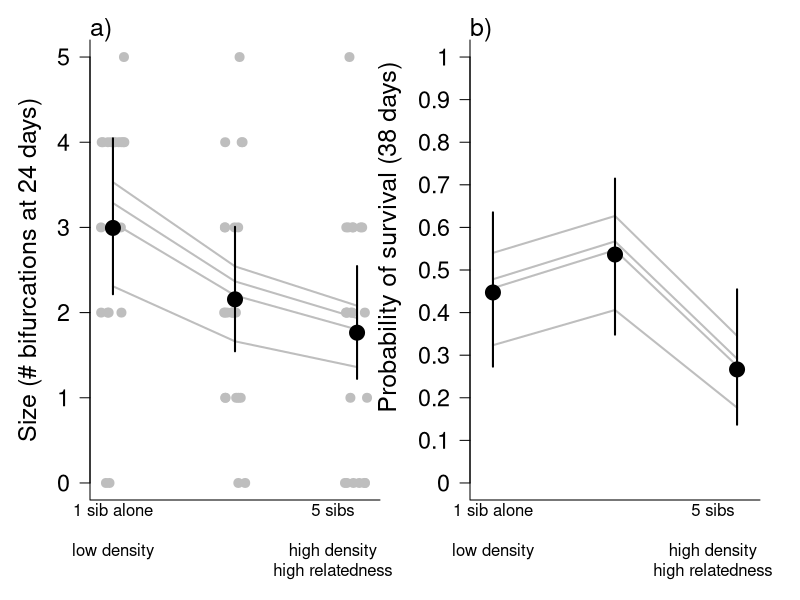

The R script that drew this image:
### This code produces Figure 5 in the manuscript: 
### Burgess SC, Powell J, Bueno M. Dispersal, kin aggregation, and the fitness consequences of not spreading sibling larvae.
# Code finalized Jan 2022
# Any comments or error reporting, please contact Scott Burgess. sburgess@bio.fsu.edu

# R version 4.0.5 (2021-03-31) -- "Shake and Throw"

# Load required libraries
library(lme4) # version 1.1-27.1 


# Import data
# set.wd() # set working directory, or file path, before importing data
dat <- read.csv("Figure 5 data.csv")

# Prepare data
dat$sib.total <- as.factor(dat$sib.total)
dat$sib.group.size <- as.factor(dat$sib.group.size)
dat$total.group.size <- as.factor(dat$total.group.size)
dat$mother.ID <- as.factor(dat$mother.ID)
dat$sheet <- as.factor(dat$sheet)
# head(dat)
# summary(dat)

# get focal individuals only
datF <- dat[dat$Ind=="F",] 
# head(datF)

# How many individuals?
dim(dat[dat$age=="10",])[1] # 280 individuals total
dim(datF[datF$age=="10",])[1] # 120 focal individuals total

# How many groups?
length(unique(dat$sheet)) # 88 groups

# How many mothers?
length(unique(dat$mother.ID)) # 4 families
with(datF[datF$age=="10",],table(mother.ID)) # 30 settlers from each maternal family

# When were data collected
unique(dat$age.d) # 10, 24, 38 days since settlement

# Subset data
# Age 10 days
d10 <- datF[datF$age.d=="10",]
d10$sib.total <- factor(d10$sib.total,levels=c("11","15","55"))
# Age 24 days
d24 <- datF[datF$age.d=="24",]
d24$sib.total <- factor(d24$sib.total,levels=c("11","15","55"))
# Age 38 days
d38 <- datF[datF$age.d=="38",]
d38$sib.total <- factor(d38$sib.total,levels=c("11","15","55"))


## Fit models

## Growth 
# = Size (# bifurcations) at 24 days
m1s <- glmer(bifurcations ~ sib.total + (1|mother.ID), data=d24, family="poisson")
m2s <- glmer(bifurcations ~ 1 + (1|mother.ID), data=d24, family="poisson")
round(exp(fixef(m1s)[1]),2) 
round(exp(confint(m1s)[2,]),2) 
# At 24 days, colonies averaged 2.99 (2.07 - 4.14) bifurcations at low density

exp(fixef(m1s)[3])
exp(confint(m1s)[4,]) # (0.39 - 0.88, 95% CI)
1 - exp(confint(m1s)[4,]) # (12 - 60, 95% CI)
anova(m1s,m2s,test="Chisq") # X2=7.27, df=2, p=0.026)
# The combination of high density and high relatedness reduced the number of bifurcations by 41% (12 – 60, 95% CI) compared to that at low density (Χ^2=7.27, df=2, p=0.026).


## Survival
# 10 days
m1.10 <- glmer(survival ~ sib.total + (1|mother.ID), data=d10, family="binomial",na.action=na.exclude)
m2.10 <- glmer(survival ~ 1 + (1|mother.ID), data=d10, family="binomial",na.action=na.exclude)
anova(m1.10,m2.10,test="Chisq") # Survival at 10 days, X2=2.01, df=2, p=0.37
plogis(fixef(m2.10)) # 75% survival
plogis(confint(m2.10)[2,]) # (52 - 90, 95% CI)

## 24 days
m1.24 <- glmer(survival ~ sib.total + (1|mother.ID), data=d24, family="binomial",na.action=na.exclude)
m2.24 <- glmer(survival ~ 1 + (1|mother.ID), data=d24, family="binomial",na.action=na.exclude)
anova(m1.24,m2.24,test="Chisq") # Survival at 24 days, X2=0.34, df=2, p=0.85
plogis(fixef(m2.24)) # 55% survival
plogis(confint(m2.24)[2,]) # (43 - 0.68, 95% CI)

## 38 days
m1.38 <- glmer(survival ~ sib.total + (1|mother.ID), data=d38, family="binomial",na.action=na.exclude)
m2.38 <- glmer(survival ~ 1 + (1|mother.ID), data=d38, family="binomial",na.action=na.exclude)
anova(m1.38,m2.38,test="Chisq") # Survival at 38 days, X2=6.11, df=2, p=0.047
plogis(fixef(m1.38)[1]) # 45% survival at low density
plogis(confint(m1.38)[2,]) # (25 - 0.66, 95% CI)

d38$sib.total <- factor(d38$sib.total,levels=c("15","55","11"))
m <- glmer(survival ~ sib.total + (1|mother.ID), data=d38, family="binomial",na.action=na.exclude)
exp(fixef(m)[2]) # Odds of survival changed by factor of 0.31 
exp(confint(m)[3,]) # (0.12 - 0.80, 95% CI) 
1-exp(fixef(m)[2]) # Odds of survival were were 69% lower
1-exp(confint(m)[3,]) # (20 - 88%, 95%CI)
d38$sib.total <- factor(d38$sib.total,levels=c("11","15","55"))




# Prepare model predictions for plot
pred.frame <- with(d24, expand.grid(sib.total=levels(sib.total))) 
X <- model.matrix(~sib.total,data=pred.frame) 
pred <- data.frame(pred.frame,mean=(X%*%fixef(m1s)))
V <- vcov(m1s)
# Fixed effects uncertainty only
pred.var1 <- diag(X %*% V %*% t(X)) # XVX^T
# diag(X %*% tcrossprod(V,X)) # just another way

# Attach to dataframe, calculate standard errors and confidence intervals 
predictionsSize <- data.frame(pred,pred.se1=sqrt(pred.var1))
predictionsSize <- with(predictionsSize, data.frame(predictionsSize,
	p1.lo = mean-1.96*pred.se1,
	p1.hi = mean+1.96*pred.se1))


pred.frame <- with(d38, expand.grid(sib.total=levels(sib.total))) 
X <- model.matrix(~sib.total,data=pred.frame) 
pred <- data.frame(pred.frame,mean=(X%*%fixef(m1.38)))
V <- vcov(m1.38)
# Fixed effects uncertainty only
pred.var1 <- diag(X %*% V %*% t(X)) # XVX^T
# Fixed effects uncertainty + random effects variance
pred.var2 <- pred.var1 + as.numeric(VarCorr(m1.38)$mother.ID[1]) 

# Attach to dataframe, calculate standard errors and confidence intervals
predictions <- data.frame(pred,pred.se1=sqrt(pred.var1))
predictions <- with(predictions, data.frame(predictions,
	p1.lo = mean-1.96*pred.se1,
	p1.hi = mean+1.96*pred.se1))



# Make Figure 5
x.vec <- 1:3
cx <- 1.5
mID <- unique(dat$mother.ID)

xlabs=c("1 sib alone\n\nlow density\n","1 sib +\n4 unrelated\nhigh density\nlow relatedness","5 sibs\n\nhigh density\nhigh relatedness")

quartz(width=10,height=5.2)
par(mar=c(2,2.5,2,2),oma=c(3,2,0,0),mfrow=c(1,2))

# a)
plot(x.vec,exp(predictionsSize$mean),type="n",ylim=c(0,5),xlim=c(0.9,3.1),ylab="",xlab="",xaxt="n",yaxt="n",bty="l")
axis(side=1,at=c(1,1.9,2.8),labels=xlabs,tick=F,line=2,cex.axis=1)
axis(side=2,at=seq(0,5,1),labels=seq(0,5,1),las=1,cex.axis=1.4)
mtext("Size (# bifurcations at 24 days)",side=2,line=2.5,cex=cx)

set.seed(99)
with(d24,points(jitter(as.numeric(sib.total),0.5), bifurcations,
		pch=19,
		cex=1.2,
		# col=adjustcolor("grey",alpha.f=0.6)
		col="grey"
		))

for(i in 1:length(mID)){
		y.vec <- predictionsSize$mean + ranef(m1s)$mother.ID[i,]
		lines(x.vec,exp(y.vec),col="grey",lwd=2)	
}
points(x.vec,exp(predictionsSize$mean),pch=19,cex=2)
segments(x.vec,exp(predictionsSize$p1.lo),x.vec,exp(predictionsSize$p1.hi),lwd=2)
mtext("a)",side=3,cex=cx,adj=0)

# b)
plot(x.vec,predictions$mean,type="n",ylim=c(0,1),xlim=c(0.9,3.1),ylab="",xlab="",xaxt="n",yaxt="n",bty="l")
axis(side=1,at=c(1,1.9,2.8),labels=xlabs,tick=F,line=2,cex.axis=1)
axis(side=2,at=seq(0,1,0.1),labels=seq(0,1,0.1),las=1,cex.axis=1.4)
mtext("Probability of survival (38 days)",side=2,line=3.5,cex=cx,adj=0.8)

for(i in 1:length(mID)){
		y.vec <- predictions$mean + ranef(m1.38)$mother.ID[i,]
		lines(x.vec,plogis(y.vec),col="grey",lwd=2)	
}
points(x.vec,plogis(predictions$mean),pch=19,cex=2)
segments(x.vec,plogis(predictions$p1.lo),x.vec,plogis(predictions$p1.hi),lwd=2)
mtext("b)",side=3,cex=cx,adj=0)


